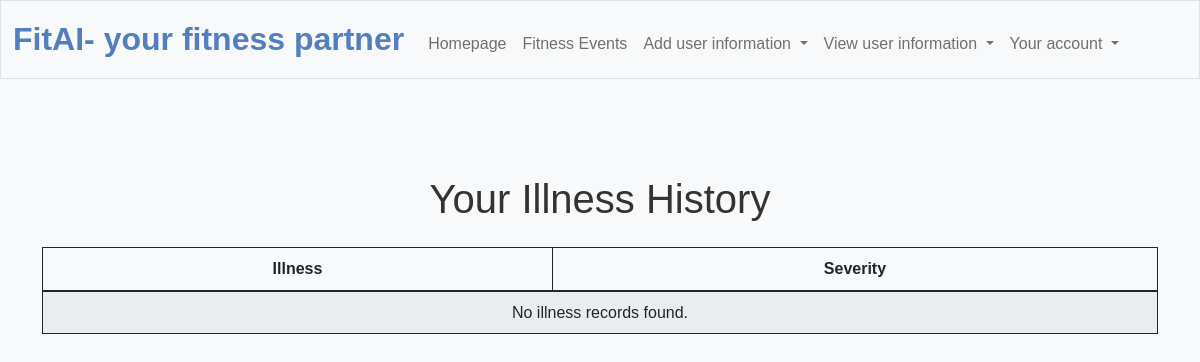
The page /view_illness_history (signed in) on the database as committed earlier.
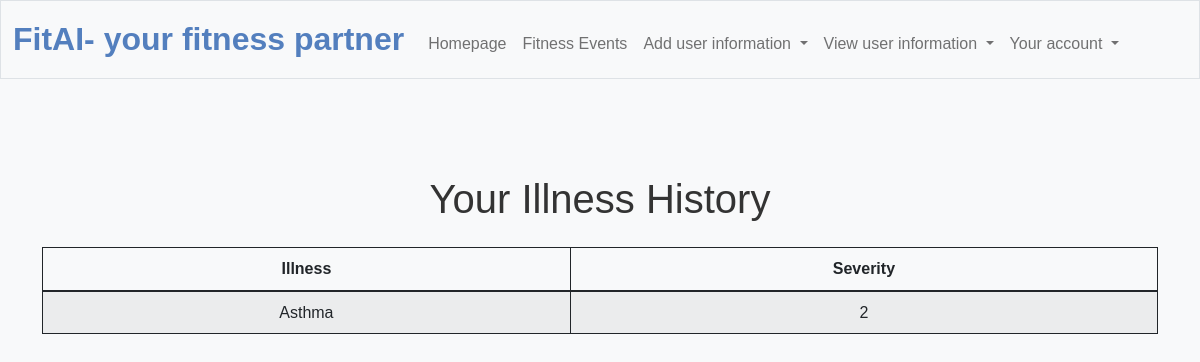
The same page on the database as committed later.
### tables this page shows
CREATE TABLE user_illness (
    id INTEGER PRIMARY KEY AUTOINCREMENT,
    illness_id INTEGER,
    user_id INTEGER,
    severity INTEGER,
    FOREIGN KEY (illness_id) REFERENCES illness_details(id)
    FOREIGN KEY (user_id) REFERENCES user(id)
);

CREATE TABLE illness_details (
    id INTEGER PRIMARY KEY,
    illness_name VARCHAR(255),
    chronic BOOLEAN
);

### app.py (the view)
@app.route("/view_illness_history")
@login_required
def view_illness_history():
    user_id = session["user_id"]
    illness_history = db.execute("""
        SELECT ui.severity, id.illness_name
        FROM user_illness ui
        JOIN illness_details id ON ui.illness_id = id.id
        WHERE ui.user_id = ?
    """, user_id)
    return render_template("view_illness_history.html", illness_history=illness_history)

### app.py (called while the page is built)
@app.after_request
def after_request(response):
    response.headers["Cache-Control"] = "no-cache, no-store, must-revalidate"
    response.headers["Expires"] = 0
    response.headers["Pragma"] = "no-cache"
    return response

### helpers.py (called while the page is built)
def login_required(f):
    @wraps(f)
    def decorated_function(*args, **kwargs):
        if session.get("user_id") is None:
            return redirect("/login")
        return f(*args, **kwargs)
    return decorated_function

### templates/view_illness_history.html (shortened to what this page needs)
{% extends "layout.html" %}
{% block main %}
<div class="container mt-5">
    <h1 class="text-center mb-4">Your Illness History</h1>
    <table class="table table-striped">
        <thead>
            <tr>
                <th>Illness</th>
                <th>Severity</th>
            </tr>
        </thead>
        <tbody>
            {% for record in illness_history %}
            <tr>
                <td>{{ record.illness_name }}</td>
                <td>{{ record.severity }}</td>
            </tr>
            {% else %}
            <tr>
                <td colspan="2" class="text-center">No illness records found.</td>
            </tr>
            {% endfor %}
        </tbody>
    </table>
</div>
{% endblock %}

Rows that differ between the two databases and show on the page:
added user_illness: illness_name "Asthma", severity "2"
Other text that changed with them:
text no longer shown: "No illness records found."
